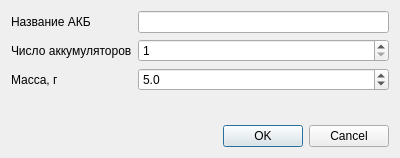
<?xml version="1.0" encoding="UTF-8"?>
<ui version="4.0">
 <class>BatteryParamsDialog</class>
 <widget class="QDialog" name="BatteryParamsDialog">
  <property name="geometry">
   <rect>
    <x>0</x>
    <y>0</y>
    <width>400</width>
    <height>158</height>
   </rect>
  </property>
  <property name="windowTitle">
   <string>Создание новой АКБ</string>
  </property>
  <layout class="QVBoxLayout" name="verticalLayout">
   <item>
    <layout class="QFormLayout" name="formLayout">
     <property name="labelAlignment">
      <set>Qt::AlignmentFlag::AlignLeading|Qt::AlignmentFlag::AlignLeft|Qt::AlignmentFlag::AlignVCenter</set>
     </property>
     <item row="1" column="1">
      <widget class="QSpinBox" name="numCellsInput">
       <property name="minimum">
        <number>1</number>
       </property>
      </widget>
     </item>
     <item row="1" column="0">
      <widget class="QLabel" name="label">
       <property name="text">
        <string>Число аккумуляторов</string>
       </property>
      </widget>
     </item>
     <item row="2" column="0">
      <widget class="QLabel" name="label_2">
       <property name="text">
        <string>Масса, г</string>
       </property>
      </widget>
     </item>
     <item row="2" column="1">
      <widget class="QDoubleSpinBox" name="massInput">
       <property name="decimals">
        <number>1</number>
       </property>
       <property name="maximum">
        <double>100000.000000000000000</double>
       </property>
       <property name="value">
        <double>5.000000000000000</double>
       </property>
      </widget>
     </item>
     <item row="0" column="0">
      <widget class="QLabel" name="label_3">
       <property name="text">
        <string>Название АКБ</string>
       </property>
      </widget>
     </item>
     <item row="0" column="1">
      <widget class="QLineEdit" name="nameInput"/>
     </item>
    </layout>
   </item>
   <item>
    <widget class="QDialogButtonBox" name="buttonBox">
     <property name="orientation">
      <enum>Qt::Orientation::Horizontal</enum>
     </property>
     <property name="standardButtons">
      <set>QDialogButtonBox::StandardButton::Cancel|QDialogButtonBox::StandardButton::Ok</set>
     </property>
    </widget>
   </item>
  </layout>
 </widget>
 <resources/>
 <connections>
  <connection>
   <sender>buttonBox</sender>
   <signal>accepted()</signal>
   <receiver>BatteryParamsDialog</receiver>
   <slot>accept()</slot>
   <hints>
    <hint type="sourcelabel">
     <x>248</x>
     <y>254</y>
    </hint>
    <hint type="destinationlabel">
     <x>157</x>
     <y>274</y>
    </hint>
   </hints>
  </connection>
  <connection>
   <sender>buttonBox</sender>
   <signal>rejected()</signal>
   <receiver>BatteryParamsDialog</receiver>
   <slot>reject()</slot>
   <hints>
    <hint type="sourcelabel">
     <x>316</x>
     <y>260</y>
    </hint>
    <hint type="destinationlabel">
     <x>286</x>
     <y>274</y>
    </hint>
   </hints>
  </connection>
 </connections>
</ui>
